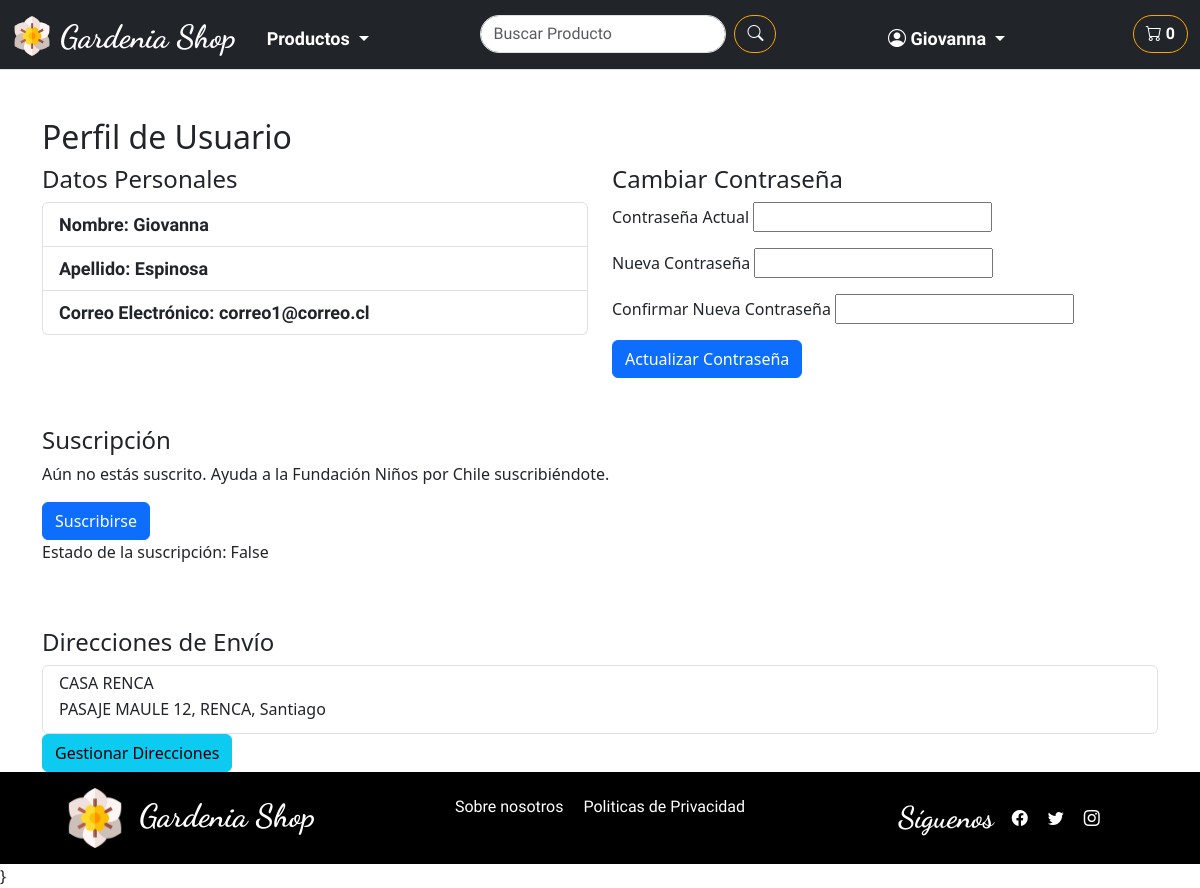
The app's page /shopWeb/profile (signed in), older data.
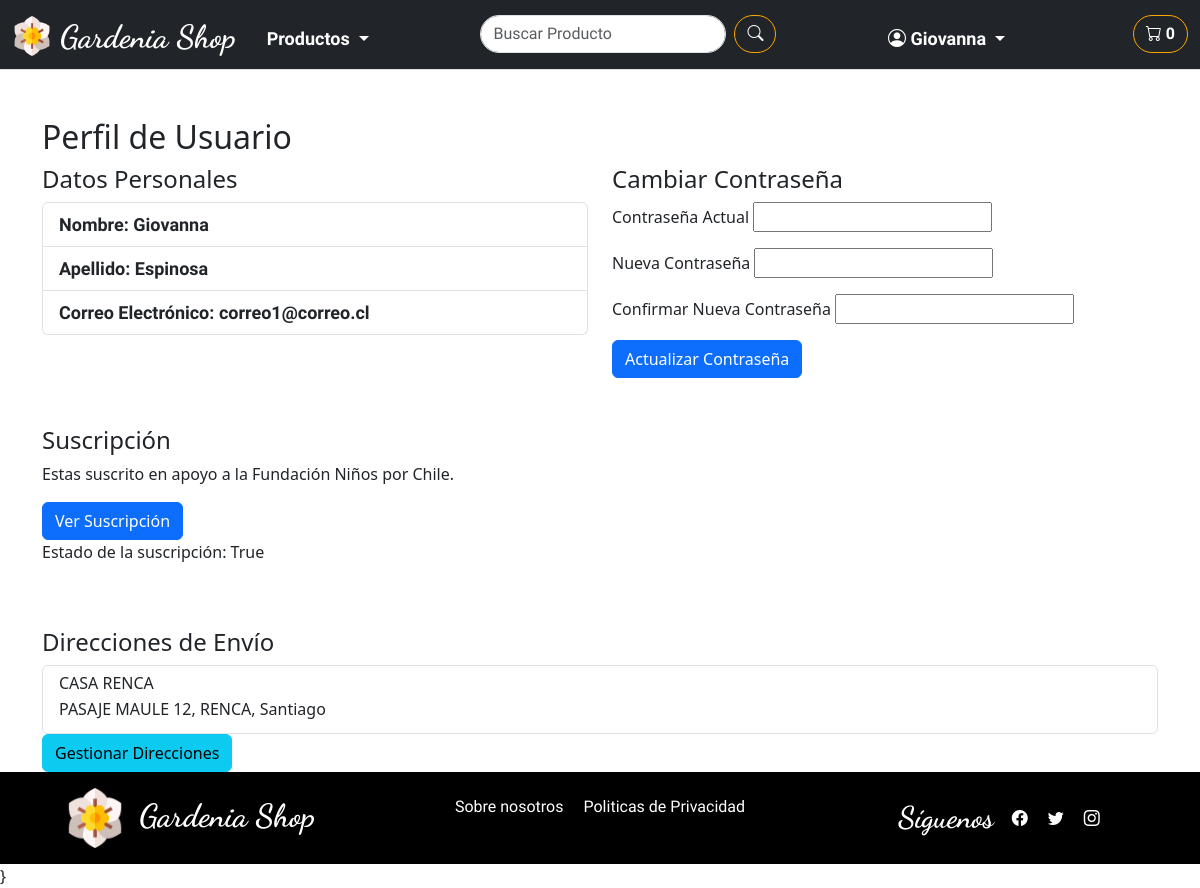
The same page, newer data.
### shopWeb/models.py (models this page shows, shortened)
class Suscripcion(models.Model):
    user = models.ForeignKey(User, on_delete=models.CASCADE)
    monto = models.DecimalField(max_digits=10, decimal_places=0, null=True, blank=True)
    duracion = models.IntegerField()  # Duración en meses
    fecha_inicio = models.DateTimeField(auto_now_add=True)
    fecha_fin = models.DateTimeField(null=True, blank=True)
    activa = models.BooleanField(default=False)
    MONTOS_OPCIONES = (
        (5000, '5000 pesos'),
        (10000, '10000 pesos'),
        (15000, '15000 pesos'),
        ('otro', 'Otro monto'),
    )

### shopWeb/views.py (the view)
# urls.py: path('profile', views.profile, name='profile'),
def profile(request):
    user = request.user
    direcciones = User_direccion.objects.filter(user=request.user)
    suscripcion = Suscripcion.objects.filter(user=request.user).first()
    if request.method == 'POST':
        form = PasswordChangeForm(request.user, request.POST)
        if form.is_valid():
            user = form.save()
            update_session_auth_hash(request, user)  # Mantiene al usuario logueado después del cambio de contraseña
            return JsonResponse({'error': False, 'message': '¡Tu contraseña ha sido actualizada correctamente!'})
        else:
            errors = {}
            for field in form.errors:
                errors[field] = form.errors[field][0]
            return JsonResponse({'error': True, 'errors': errors})
    else:
        form = PasswordChangeForm(request.user)
    context = {
        'user': user,
        'form': form,
        'direcciones': direcciones,
        'suscripcion': suscripcion
    }
    return render(request, 'shopWeb/perfil_cliente/profile.html', context)

### shopWeb/templates/shopWeb/perfil_cliente/profile.html (shortened to what this page needs)
{% extends 'shopWeb/layouts/base.html' %}
{% load static %}
{% block content %}
<div class="container mt-5">
    <h2>Perfil de Usuario</h2>
    <div class="row">
        <div class="col-md-6">
            <h4>Datos Personales</h4>
            <ul class="list-group">
                <li class="list-group-item"><strong>Nombre:</strong>
                    {{user.first_name }}</li>
                <li class="list-group-item"><strong>Apellido:</strong>
                     {{ user.last_name }}</li>
                <li class="list-group-item"><strong>Correo Electrónico:</strong>
                    {{ request.user.email }}</li>
            </ul>
        </div>
        <div class="col-md-6">
            <h4>Cambiar Contraseña</h4>
            <form id="password_change_form" method="POST">
                <div class="mb-3">
                    <label for="id_old_password">Contraseña Actual</label>
                    <input type="password" name="old_password" id="id_old_password" autocomplete="current-password" required>
                </div>
                <div class="mb-3">
                    <label for="id_new_password1">Nueva Contraseña</label>
                    <input type="password" name="new_password1" id="id_new_password1" autocomplete="new-password" required>
                </div>
                <div class="mb-3">
                    <label for="id_new_password2">Confirmar Nueva Contraseña</label>
                    <input type="password" name="new_password2" id="id_new_password2" autocomplete="new-password" required>
                </div>
                <button type="submit" class="btn btn-primary">Actualizar Contraseña</button>
            </form>
        </div>
        <div class="row mt-5">
            <div class="col-md-12">
                <h4>Suscripción</h4>
                <div class="suscripcion-section">
                    {% if suscripcion  and suscripcion.activa%}
                        <p>Estas suscrito en apoyo a la Fundación Niños por Chile.</p>
                        <a href="{% url 'suscripcion' %}" class="btn btn-primary">Ver Suscripción</a>
                    {% else %}
                        <p>Aún no estás suscrito. Ayuda a la Fundación Niños por Chile suscribiéndote.</p>
                        <a href="{% url 'suscripcion' %}" class="btn btn-primary">Suscribirse</a>
                    {% endif %}
                </div>
                {% if suscripcion %}
                    <p>Estado de la suscripción: {{ suscripcion.activa }}</p>
                {% endif %}
            </div>
        </div>
    </div>
    <div class="row mt-5">
        <div class="col-md-12">
            <h4>Direcciones de Envío</h4>
            {% if direcciones.exists %}
            <div class="list-group">
                {% for direccion in direcciones %}
                <div class="list-group-item">
                    <h6 class="mb-1">{{ direccion.nombre_dirreccion }}</h6>
                    <p class="mb-1">{{ direccion.direccion }}, {{ direccion.ciudad }}</p>
                </div>
                {% endfor %}
            </div>
            {% else %}
            <p>No tienes direcciones guardadas. <a href="{% url 'agregar_direccion' %}">Agregar dirección de envío</a></p>
            {% endif %}
            <a href="{% url 'direcciones' %}" class="btn btn-info">Gestionar
                Direcciones</a>
        </div>
    </div>
</div>
{% endblock %}

Row changes from the older to the newer data that the page shows:
changed Suscripcion: activa "False" → "True"
Text that changed along with them:
text no longer shown: "Aún no estás suscrito. Ayuda a la Fundación Niños por Chile suscribiéndote. Suscribirse"
text now shown: "Estas suscrito en apoyo a la Fundación Niños por Chile. Ver Suscripción"
